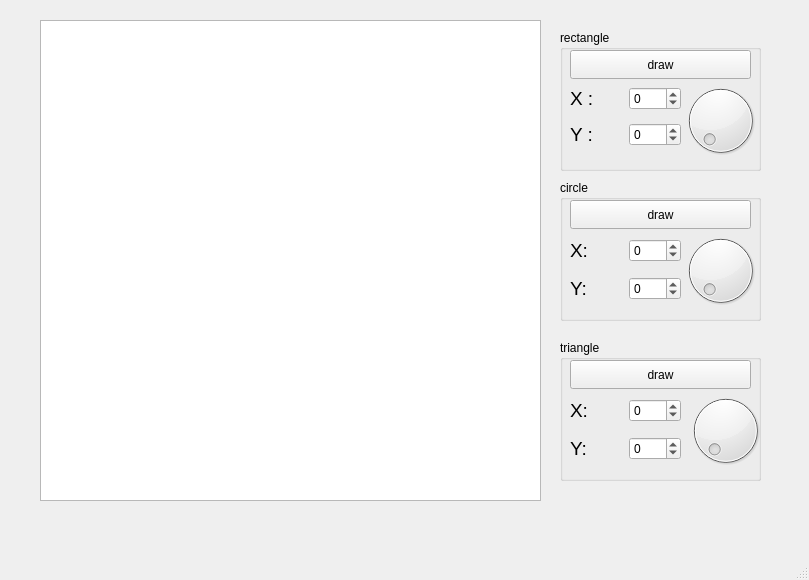
<?xml version="1.0" encoding="UTF-8"?>
<ui version="4.0">
 <class>MainWindow</class>
 <widget class="QMainWindow" name="MainWindow">
  <property name="geometry">
   <rect>
    <x>0</x>
    <y>0</y>
    <width>809</width>
    <height>580</height>
   </rect>
  </property>
  <property name="windowTitle">
   <string>MainWindow</string>
  </property>
  <widget class="QWidget" name="centralwidget">
   <widget class="QGraphicsView" name="graphicsView">
    <property name="geometry">
     <rect>
      <x>40</x>
      <y>20</y>
      <width>501</width>
      <height>481</height>
     </rect>
    </property>
   </widget>
   <widget class="QGroupBox" name="groupBox">
    <property name="geometry">
     <rect>
      <x>560</x>
      <y>30</y>
      <width>201</width>
      <height>141</height>
     </rect>
    </property>
    <property name="title">
     <string>rectangle</string>
    </property>
    <widget class="QPushButton" name="pushButton_1_draw">
     <property name="geometry">
      <rect>
       <x>10</x>
       <y>20</y>
       <width>181</width>
       <height>29</height>
      </rect>
     </property>
     <property name="text">
      <string>draw</string>
     </property>
    </widget>
    <widget class="QDial" name="dial_1_rotation">
     <property name="geometry">
      <rect>
       <x>110</x>
       <y>50</y>
       <width>101</width>
       <height>81</height>
      </rect>
     </property>
     <property name="maximum">
      <number>360</number>
     </property>
    </widget>
    <widget class="QWidget" name="verticalLayoutWidget">
     <property name="geometry">
      <rect>
       <x>10</x>
       <y>50</y>
       <width>111</width>
       <height>75</height>
      </rect>
     </property>
     <layout class="QVBoxLayout" name="verticalLayout">
      <item>
       <layout class="QHBoxLayout" name="horizontalLayout">
        <item>
         <widget class="QLabel" name="label">
          <property name="font">
           <font>
            <pointsize>14</pointsize>
           </font>
          </property>
          <property name="text">
           <string>X : </string>
          </property>
         </widget>
        </item>
        <item>
         <widget class="QSpinBox" name="spinBox_1_x">
          <property name="minimum">
           <number>-100</number>
          </property>
         </widget>
        </item>
       </layout>
      </item>
      <item>
       <layout class="QHBoxLayout" name="horizontalLayout_2">
        <item>
         <widget class="QLabel" name="label_2">
          <property name="font">
           <font>
            <pointsize>14</pointsize>
           </font>
          </property>
          <property name="text">
           <string>Y : </string>
          </property>
         </widget>
        </item>
        <item>
         <widget class="QSpinBox" name="spinBox_1_y">
          <property name="minimum">
           <number>-100</number>
          </property>
         </widget>
        </item>
       </layout>
      </item>
     </layout>
    </widget>
   </widget>
   <widget class="QGroupBox" name="groupBox_2">
    <property name="geometry">
     <rect>
      <x>560</x>
      <y>180</y>
      <width>201</width>
      <height>141</height>
     </rect>
    </property>
    <property name="title">
     <string>circle</string>
    </property>
    <widget class="QPushButton" name="pushButton_2_draw">
     <property name="geometry">
      <rect>
       <x>10</x>
       <y>20</y>
       <width>181</width>
       <height>29</height>
      </rect>
     </property>
     <property name="text">
      <string>draw</string>
     </property>
    </widget>
    <widget class="QWidget" name="verticalLayoutWidget_2">
     <property name="geometry">
      <rect>
       <x>10</x>
       <y>50</y>
       <width>111</width>
       <height>80</height>
      </rect>
     </property>
     <layout class="QVBoxLayout" name="verticalLayout_2">
      <item>
       <layout class="QHBoxLayout" name="horizontalLayout_3">
        <item>
         <widget class="QLabel" name="label_3">
          <property name="font">
           <font>
            <pointsize>14</pointsize>
           </font>
          </property>
          <property name="text">
           <string>X: </string>
          </property>
         </widget>
        </item>
        <item>
         <widget class="QSpinBox" name="spinBox_1_x_2">
          <property name="minimum">
           <number>-100</number>
          </property>
         </widget>
        </item>
       </layout>
      </item>
      <item>
       <layout class="QHBoxLayout" name="horizontalLayout_4">
        <item>
         <widget class="QLabel" name="label_4">
          <property name="font">
           <font>
            <pointsize>14</pointsize>
           </font>
          </property>
          <property name="text">
           <string>Y: </string>
          </property>
         </widget>
        </item>
        <item>
         <widget class="QSpinBox" name="spinBox_1_y_2">
          <property name="minimum">
           <number>-100</number>
          </property>
         </widget>
        </item>
       </layout>
      </item>
     </layout>
    </widget>
    <widget class="QDial" name="dial_2_rotation">
     <property name="geometry">
      <rect>
       <x>120</x>
       <y>50</y>
       <width>81</width>
       <height>81</height>
      </rect>
     </property>
     <property name="maximum">
      <number>360</number>
     </property>
    </widget>
   </widget>
   <widget class="QGroupBox" name="groupBox_3">
    <property name="geometry">
     <rect>
      <x>560</x>
      <y>340</y>
      <width>201</width>
      <height>141</height>
     </rect>
    </property>
    <property name="title">
     <string>triangle</string>
    </property>
    <widget class="QDial" name="dial_3_rotation">
     <property name="geometry">
      <rect>
       <x>120</x>
       <y>50</y>
       <width>91</width>
       <height>81</height>
      </rect>
     </property>
     <property name="maximum">
      <number>360</number>
     </property>
    </widget>
    <widget class="QWidget" name="verticalLayoutWidget_3">
     <property name="geometry">
      <rect>
       <x>10</x>
       <y>50</y>
       <width>111</width>
       <height>80</height>
      </rect>
     </property>
     <layout class="QVBoxLayout" name="verticalLayout_3">
      <item>
       <layout class="QHBoxLayout" name="horizontalLayout_5">
        <item>
         <widget class="QLabel" name="label_6">
          <property name="font">
           <font>
            <pointsize>14</pointsize>
           </font>
          </property>
          <property name="text">
           <string>X: </string>
          </property>
         </widget>
        </item>
        <item>
         <widget class="QSpinBox" name="spinBox_1_x_3">
          <property name="minimum">
           <number>-100</number>
          </property>
         </widget>
        </item>
       </layout>
      </item>
      <item>
       <layout class="QHBoxLayout" name="horizontalLayout_6">
        <item>
         <widget class="QLabel" name="label_5">
          <property name="font">
           <font>
            <pointsize>14</pointsize>
           </font>
          </property>
          <property name="text">
           <string>Y: </string>
          </property>
         </widget>
        </item>
        <item>
         <widget class="QSpinBox" name="spinBox_1_y_3">
          <property name="minimum">
           <number>-100</number>
          </property>
         </widget>
        </item>
       </layout>
      </item>
     </layout>
    </widget>
    <widget class="QPushButton" name="pushButton_3_draw">
     <property name="geometry">
      <rect>
       <x>10</x>
       <y>20</y>
       <width>181</width>
       <height>29</height>
      </rect>
     </property>
     <property name="text">
      <string>draw</string>
     </property>
    </widget>
   </widget>
  </widget>
  <widget class="QMenuBar" name="menubar">
   <property name="geometry">
    <rect>
     <x>0</x>
     <y>0</y>
     <width>809</width>
     <height>26</height>
    </rect>
   </property>
  </widget>
  <widget class="QStatusBar" name="statusbar"/>
 </widget>
 <resources/>
 <connections/>
</ui>
